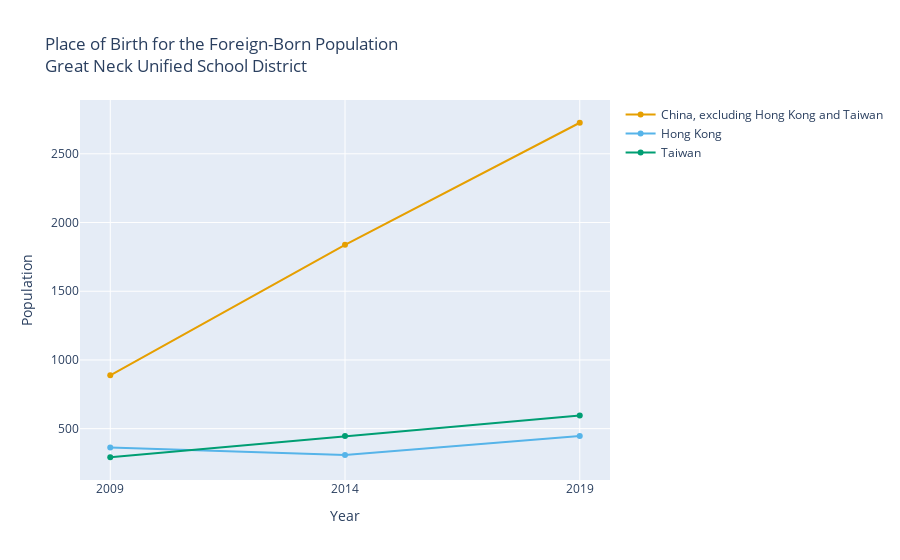

Notebook cell for this chart:
### Markdown cell above
# Breakdown of Immigration from China

A friend who reviewed [06-place-of-birth.ipynb](./06-place-of-birth.ipynb) asked if it was possible to breakdown immigration from China further, specifically to include Hong Kong and Taiwan. The answer is yes. While [B05006: Place of Birth for the Foreign-born Population in the United States](https://censusreporter.org/data/table/?table=B05006&geo_ids=97000US3612510&primary_geo_id=97000US3612510) is a table, it also has "nests" or "indents". These "nests" are not typical in database tables, but make perfect sense here. For example, the page I linked to has the following rows:
  * Asia: (some number)
    * Eastern Asia: (some number)
      * China: (some number)
        * China, excluding Hong Kong and Taiwan (some number)
        * Hong Kong (some number)
        * Taiwan (some number)

So the number for "China" is the sum of the 3 rows "nested" or "indented" beneath it.

The problem them becomes:
  1. What are the variables for the 3 countries of interest?
  2. Did any of those variables change labels during the period of interest?

I used the methodology outlined in [06-place-of-birth.ipynb](./06-place-of-birth.ipynb) to answer those questions. Rather than rehash that material here, I will just generate and comment on the data.

### Code cell
from censusdis.datasets import ACS5
from censusdis.states import NY

from utils import download_multiyear, graph_multiyear


df = download_multiyear(
    dataset=ACS5,
    vintages=[2009, 2014, 2019],
    download_variables=["B05006_050E", "B05006_051E", "B05006_052E"],
    state=NY,
    school_district_unified="12510",
)

graph_multiyear(
    df,
    "Place of Birth for the Foreign-Born Population<br>Great Neck Unified School District",
    "Population",
)
df

### Figure 1 — Plotly figure (JSON) as saved in the notebook; plotly's stock layout.template omitted (floating-point values rounded to 4 significant figures)
{"data": [{"hovertemplate": "Year: %{x}<br>China, excluding Hong Kong and Taiwan: %{y:,}<extra></extra>", "line": {"color": "#E69F00"}, "mode": "lines+markers", "name": "China, excluding Hong Kong and Taiwan", "type": "scatter", "x": [2009, 2014, 2019], "y": [888, 1838, 2726]}, {"hovertemplate": "Year: %{x}<br>Hong Kong: %{y:,}<extra></extra>", "line": {"color": "#56B4E9"}, "mode": "lines+markers", "name": "Hong Kong", "type": "scatter", "x": [2009, 2014, 2019], "y": [363, 309, 447]}, {"hovertemplate": "Year: %{x}<br>Taiwan: %{y:,}<extra></extra>", "line": {"color": "#009E73"}, "mode": "lines+markers", "name": "Taiwan", "type": "scatter", "x": [2009, 2014, 2019], "y": [292, 446, 595]}], "layout": {"title": {"text": "Place of Birth for the Foreign-Born Population<br>Great Neck Unified School District"}, "xaxis": {"tickmode": "array", "ticktext": ["2009", "2014", "2019"], "tickvals": [2009, 2014, 2019], "title": {"text": "Year"}}, "yaxis": {"title": {"text": "Population"}}}}
